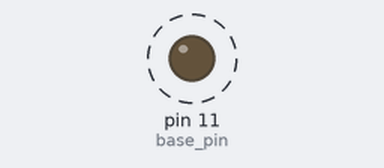
A sketch run on a simulated Arduino Uno, built with avr-gcc and run on an emulated ATmega328P. On the bench: output pins drawn as LEDs (lit = HIGH). Dashed ring = blinking.

Above: at 0.05 s.
Timing chart, 0 to 3.0 s (numbered marks = the images above):
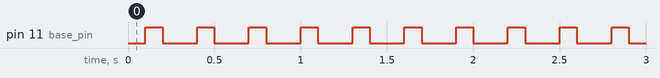

The sketch:

npntransistor_led0.ino
```cpp
int base_pin = 11;
void setup() {
  // put your setup code here, to run once:
pinMode(base_pin, OUTPUT);
Serial.begin(4800);
}

void loop() {
  // put your main code here, to run repeatedly:
delay(100);
digitalWrite(base_pin,HIGH);
delay(100);
digitalWrite(base_pin,LOW);
delay(100);
}
```

Measured:
- by itself, pin 11 (base_pin): alternates HIGH for 0.10 s and LOW for 0.20 s
